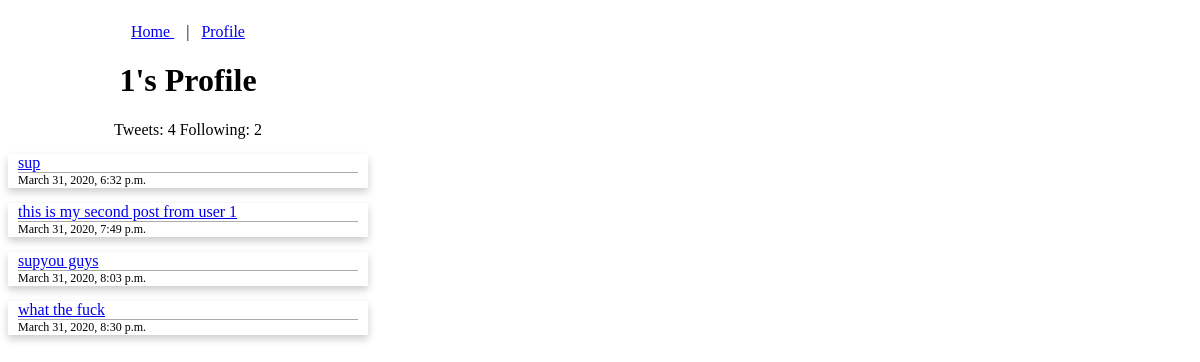
The page /user/5 (signed in) on the database as committed earlier.
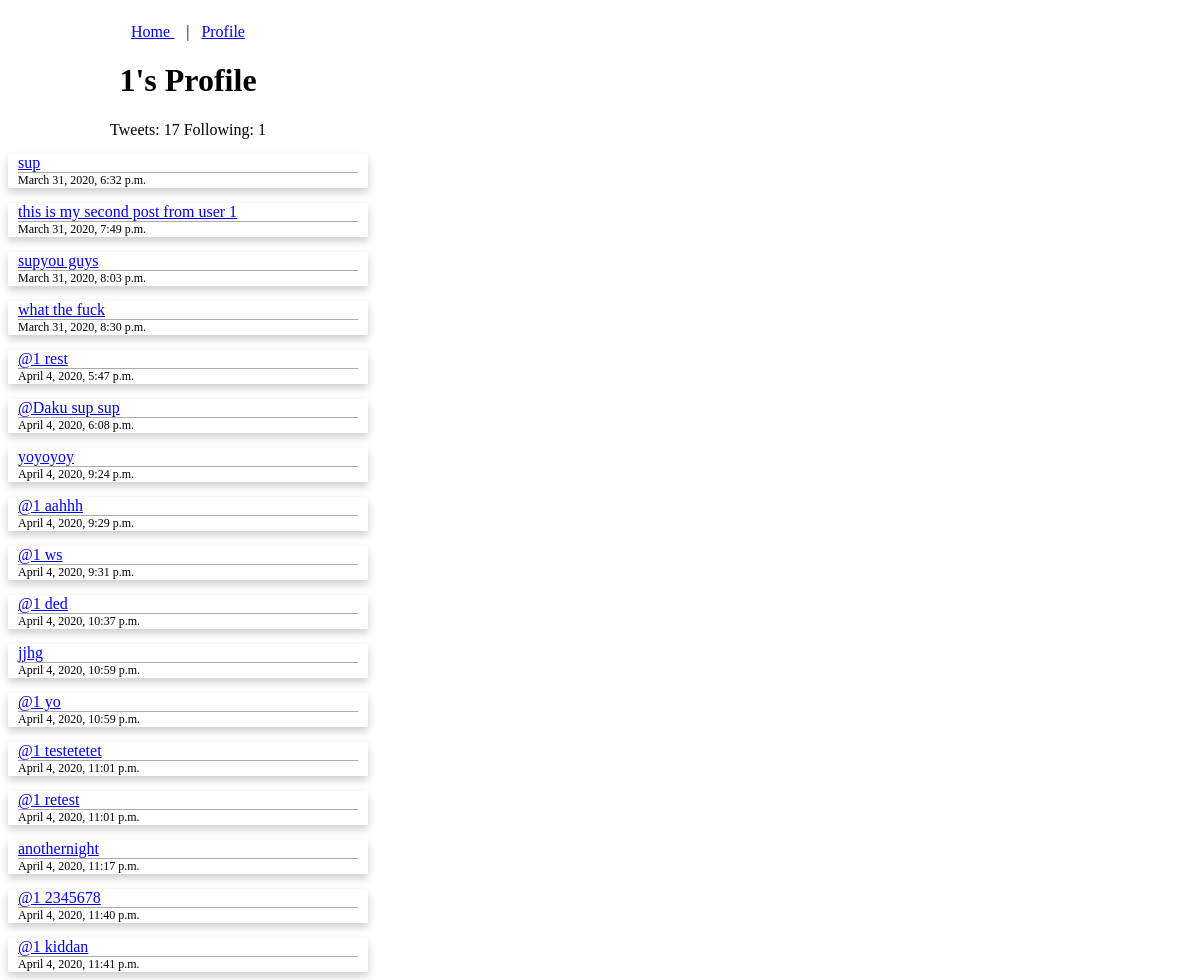
The same page on the database as committed later.
### twitteruser/models.py (models this page shows)
class TwitterUser(AbstractUser):
    followers = models.ManyToManyField(
        'self',
        symmetrical=False,
        related_name='twitter_followers'
    )
    following = models.ManyToManyField(
        'self',
        symmetrical=False,
        related_name='twitter_following'
    )

### tweet/models.py (models this page shows, shortened)
class Tweet(models.Model):
    body = models.CharField(max_length=140)
    time = models.DateTimeField(default=timezone.now)
    twitter_user = models.ForeignKey(TwitterUser, default=None,
                                     on_delete=models.CASCADE)

### twitteruser/views.py (the view)
# urls.py: path('user/<int:user_id>', views.user_detail_view),
def user_detail_view(request, user_id):
    user = None
    tweets = None
    try:
        user = TwitterUser.objects.get(id=user_id)
        users = TwitterUser.objects.all()
        tweets = Tweet.objects.filter(twitter_user=user)
        current_user = TwitterUser.objects.get(id=request.user.id)
        is_following = current_user.following.filter(id=user_id).exists()
    except Exception:
        return HttpResponseRedirect(reverse('home'))
    return render(request, 'profile.html', {
        'user': user,
        'tweets': tweets,
        'users': users,
        'is_following': is_following
    })

### twitteruser/templates/profile.html (shortened to what this page needs)
<html lang="en">
<head>
</head>
<body>
    <div class="column-main">
        <header>
            <div class='follow-container'>
            </div>
            <a href="/">
                Home
            </a>&nbsp;&nbsp;&nbsp;|&nbsp;&nbsp;
            <a href="/user/{{request.user.id}}">
                Profile </a>
            <h1>{{ user.username }}'s Profile</h1>
            <div class='tweet-header'>
                <div>
                    <span>Tweets: {{tweets|length}}</span>
                    <span>Following: {{user.following.count}}
                </div>
            </div>
        </header>
        <div>
            {% for tweet in tweets %}
            <div class="tweet card">
                <div>
                    <a href="/tweet/{{tweet.id}}">{{ tweet.body }} </a>
                </div>
                <footer>
                    {{tweet.time}}
                </footer>
            </div>
            {% endfor %}
        </div>
    </div>
</body>
</html>

### twitteruser/templates/profile.html (style rules this page uses)
.column-main { width: 30vw; text-align: center; }
.tweet { text-align: left; padding: 0 10px; }
.card { margin-top: 15px; background: white; box-shadow: 0 4px 8px 0 rgba(0, 0, 0, 0.2); transition: 0.3s; }
.tweet>footer { border-top: 1px solid #aaa; font-size: 12px; }
.follow-container { text-align: right; padding-right: 15px; padding-top: 15px; }

Rows that differ between the two databases and show on the page:
changed TwitterUser: following.count "2" → "1"
added Tweet: body "@1 rest", time "April 4, 2020, 5:47 p.m."
added Tweet: body "@Daku sup sup", time "April 4, 2020, 6:08 p.m."
added Tweet: body "yoyoyoy", time "April 4, 2020, 9:24 p.m."
added Tweet: body "@1 aahhh", time "April 4, 2020, 9:29 p.m."
added Tweet: body "@1 ws", time "April 4, 2020, 9:31 p.m."
added Tweet: body "@1 ded", time "April 4, 2020, 10:37 p.m."
added Tweet: body "jjhg", time "April 4, 2020, 10:59 p.m."
added Tweet: body "@1 yo", time "April 4, 2020, 10:59 p.m."
added Tweet: body "@1 testetetet", time "April 4, 2020, 11:01 p.m."
added Tweet: body "@1 retest", time "April 4, 2020, 11:01 p.m."
added Tweet: body "anothernight", time "April 4, 2020, 11:17 p.m."
added Tweet: body "@1 2345678", time "April 4, 2020, 11:40 p.m."
added Tweet: body "@1 kiddan", time "April 4, 2020, 11:41 p.m."
Other text that changed with them:
{{ tweets|length }}: "4" → "17"
